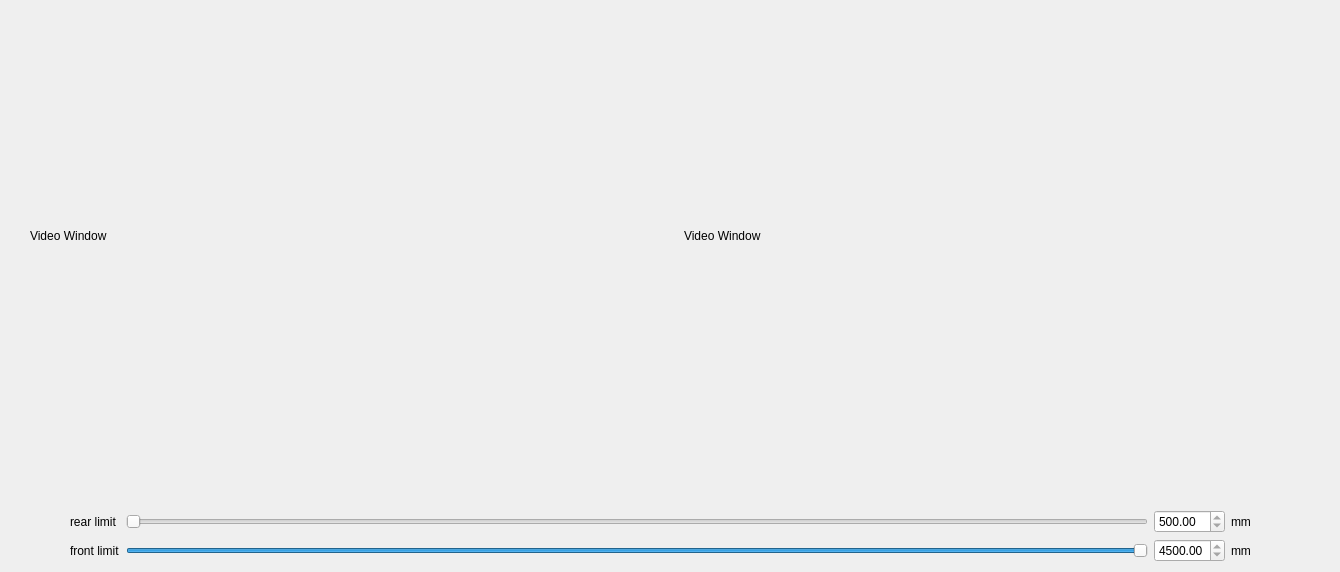
          <widget class="QWidget" name="tab_depth">
           <attribute name="title">
            <string>Depth</string>
           </attribute>
           <widget class="QWidget" name="layoutWidget">
            <property name="geometry">
             <rect>
              <x>30</x>
              <y>20</y>
              <width>1301</width>
              <height>431</height>
             </rect>
            </property>
            <layout class="QHBoxLayout" name="horizontalLayout_8">
             <item>
              <widget class="QLabel" name="ql_kinectv2_depth">
               <property name="frameShadow">
                <enum>QFrame::Plain</enum>
               </property>
               <property name="text">
                <string>Video Window</string>
               </property>
              </widget>
             </item>
             <item>
              <widget class="QLabel" name="ql_kinectv2_depth_cut">
               <property name="frameShadow">
                <enum>QFrame::Plain</enum>
               </property>
               <property name="text">
                <string>Video Window</string>
               </property>
              </widget>
             </item>
            </layout>
           </widget>
           <widget class="QWidget" name="layoutWidget">
            <property name="geometry">
             <rect>
              <x>70</x>
              <y>510</y>
              <width>1181</width>
              <height>53</height>
             </rect>
            </property>
            <layout class="QGridLayout" name="gridLayout_24">
             <item row="0" column="0">
              <widget class="QLabel" name="label_89">
               <property name="text">
                <string>rear limit</string>
               </property>
              </widget>
             </item>
             <item row="0" column="1">
              <widget class="QSlider" name="hs_rear_limit">
               <property name="minimum">
                <number>500</number>
               </property>
               <property name="maximum">
                <number>4500</number>
               </property>
               <property name="orientation">
                <enum>Qt::Horizontal</enum>
               </property>
              </widget>
             </item>
             <item row="0" column="2">
              <widget class="QDoubleSpinBox" name="ds_rear_limit">
               <property name="readOnly">
                <bool>true</bool>
               </property>
               <property name="minimum">
                <double>500.000000000000000</double>
               </property>
               <property name="maximum">
                <double>4500.000000000000000</double>
               </property>
              </widget>
             </item>
             <item row="0" column="3">
              <widget class="QLabel" name="label_91">
               <property name="text">
                <string>mm</string>
               </property>
              </widget>
             </item>
             <item row="1" column="0">
              <widget class="QLabel" name="label_88">
               <property name="text">
                <string>front limit</string>
               </property>
              </widget>
             </item>
             <item row="1" column="1">
              <widget class="QSlider" name="hs_front_limit">
               <property name="minimum">
                <number>500</number>
               </property>
               <property name="maximum">
                <number>4500</number>
               </property>
               <property name="value">
                <number>4500</number>
               </property>
               <property name="orientation">
                <enum>Qt::Horizontal</enum>
               </property>
              </widget>
             </item>
             <item row="1" column="2">
              <widget class="QDoubleSpinBox" name="ds_front_limit">
               <property name="readOnly">
                <bool>true</bool>
               </property>
               <property name="minimum">
                <double>500.000000000000000</double>
               </property>
               <property name="maximum">
                <double>4500.000000000000000</double>
               </property>
               <property name="value">
                <double>4500.000000000000000</double>
               </property>
              </widget>
             </item>
             <item row="1" column="3">
              <widget class="QLabel" name="label_90">
               <property name="text">
                <string>mm</string>
               </property>
              </widget>
             </item>
            </layout>
           </widget>
          </widget>
